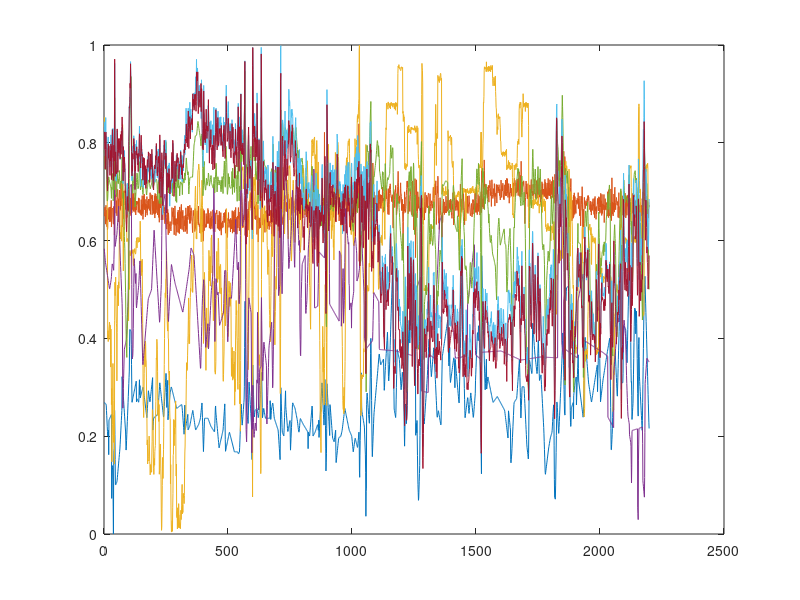
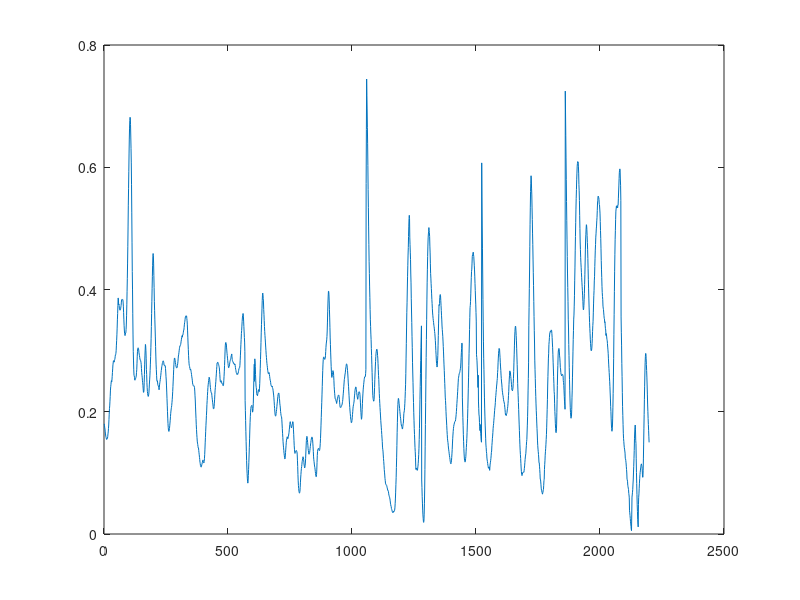

The MATLAB script that drew these images, in order:
%%  Neural network estimator
%%  Deadline 15.12.2020 23:59
clear; close all; clc;

%%  Work
data = load('tpcda21_02_dataset.mat');

figure(1)
plot(data.u1)
hold on
plot(data.u2)
plot(data.u3)
plot(data.u4)
plot(data.u5)
plot(data.u6)
plot(data.u7)

figure(2)
plot(data.y)



